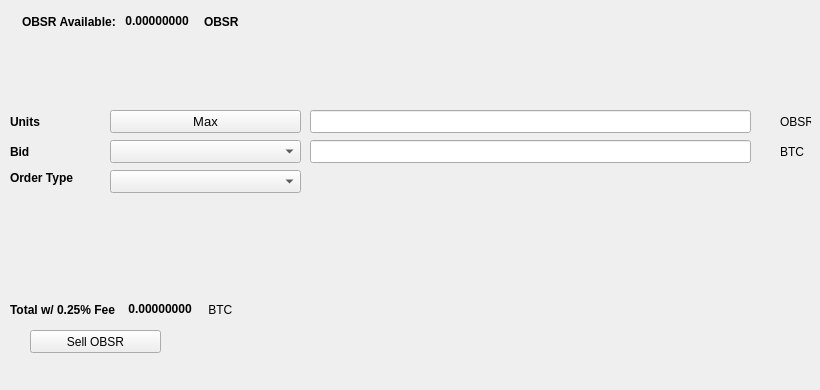
   <widget class="QWidget" name="SellTab">
    <attribute name="title">
     <string>Sell</string>
    </attribute>
    <widget class="QLabel" name="label_16">
     <property name="geometry">
      <rect>
       <x>780</x>
       <y>140</y>
       <width>31</width>
       <height>23</height>
      </rect>
     </property>
     <property name="text">
      <string>BTC</string>
     </property>
    </widget>
    <widget class="QComboBox" name="SellBidcomboBox">
     <property name="geometry">
      <rect>
       <x>110</x>
       <y>140</y>
       <width>191</width>
       <height>23</height>
      </rect>
     </property>
     <property name="font">
      <font>
       <pointsize>10</pointsize>
      </font>
     </property>
    </widget>
    <widget class="QLabel" name="label_18">
     <property name="geometry">
      <rect>
       <x>10</x>
       <y>110</y>
       <width>46</width>
       <height>23</height>
      </rect>
     </property>
     <property name="font">
      <font>
       <weight>75</weight>
       <bold>true</bold>
      </font>
     </property>
     <property name="text">
      <string>Units</string>
     </property>
    </widget>
    <widget class="QPushButton" name="Sell_Max_Amount">
     <property name="geometry">
      <rect>
       <x>110</x>
       <y>110</y>
       <width>191</width>
       <height>23</height>
      </rect>
     </property>
     <property name="font">
      <font>
       <pointsize>10</pointsize>
      </font>
     </property>
     <property name="text">
      <string>Max</string>
     </property>
    </widget>
    <widget class="QLabel" name="label_20">
     <property name="geometry">
      <rect>
       <x>10</x>
       <y>170</y>
       <width>91</width>
       <height>16</height>
      </rect>
     </property>
     <property name="font">
      <font>
       <weight>75</weight>
       <bold>true</bold>
      </font>
     </property>
     <property name="text">
      <string>Order Type</string>
     </property>
    </widget>
    <widget class="QComboBox" name="SellOrdertypeCombo">
     <property name="geometry">
      <rect>
       <x>110</x>
       <y>170</y>
       <width>191</width>
       <height>23</height>
      </rect>
     </property>
     <property name="font">
      <font>
       <pointsize>10</pointsize>
      </font>
     </property>
    </widget>
    <widget class="QLabel" name="label_21">
     <property name="geometry">
      <rect>
       <x>10</x>
       <y>140</y>
       <width>46</width>
       <height>23</height>
      </rect>
     </property>
     <property name="font">
      <font>
       <weight>75</weight>
       <bold>true</bold>
      </font>
     </property>
     <property name="text">
      <string>Bid</string>
     </property>
    </widget>
    <widget class="QLabel" name="label_22">
     <property name="geometry">
      <rect>
       <x>780</x>
       <y>110</y>
       <width>31</width>
       <height>23</height>
      </rect>
     </property>
     <property name="text">
      <string>OBSR</string>
     </property>
    </widget>
    <widget class="QLineEdit" name="UnitsInputOBSR">
     <property name="geometry">
      <rect>
       <x>310</x>
       <y>110</y>
       <width>441</width>
       <height>23</height>
      </rect>
     </property>
     <property name="font">
      <font>
       <pointsize>9</pointsize>
       <weight>75</weight>
       <bold>true</bold>
      </font>
     </property>
    </widget>
    <widget class="QLineEdit" name="SellBidPriceEdit">
     <property name="geometry">
      <rect>
       <x>310</x>
       <y>140</y>
       <width>441</width>
       <height>23</height>
      </rect>
     </property>
     <property name="font">
      <font>
       <pointsize>9</pointsize>
       <weight>75</weight>
       <bold>true</bold>
      </font>
     </property>
    </widget>
    <widget class="QPushButton" name="SellOBSRBTN">
     <property name="geometry">
      <rect>
       <x>30</x>
       <y>330</y>
       <width>131</width>
       <height>23</height>
      </rect>
     </property>
     <property name="text">
      <string>Sell OBSR</string>
     </property>
     <property name="icon">
      <iconset resource="../obsr">
       <normaloff>:/icons/bitcoin</normaloff>:/icons/bitcoin</iconset>
     </property>
    </widget>
    <widget class="QWidget" name="layoutWidget3">
     <property name="geometry">
      <rect>
       <x>22</x>
       <y>12</y>
       <width>258</width>
       <height>19</height>
      </rect>
     </property>
     <layout class="QHBoxLayout" name="horizontalLayout">
      <item>
       <widget class="QLabel" name="label232_2">
        <property name="font">
         <font>
          <weight>75</weight>
          <bold>true</bold>
         </font>
        </property>
        <property name="text">
         <string>OBSR Available:</string>
        </property>
       </widget>
      </item>
      <item>
       <widget class="QLabel" name="OBSRAvailableLabel">
        <property name="palette">
         <palette>
          <active>
           <colorrole role="WindowText">
            <brush brushstyle="SolidPattern">
             <color alpha="255">
              <red>0</red>
              <green>0</green>
              <blue>0</blue>
             </color>
            </brush>
           </colorrole>
           <colorrole role="Button">
            <brush brushstyle="SolidPattern">
             <color alpha="255">
              <red>0</red>
              <green>170</green>
              <blue>0</blue>
             </color>
            </brush>
           </colorrole>
           <colorrole role="Light">
            <brush brushstyle="SolidPattern">
             <color alpha="255">
              <red>0</red>
              <green>255</green>
              <blue>0</blue>
             </color>
            </brush>
           </colorrole>
           <colorrole role="Midlight">
            <brush brushstyle="SolidPattern">
             <color alpha="255">
              <red>0</red>
              <green>212</green>
              <blue>0</blue>
             </color>
            </brush>
           </colorrole>
           <colorrole role="Dark">
            <brush brushstyle="SolidPattern">
             <color alpha="255">
              <red>0</red>
              <green>85</green>
              <blue>0</blue>
             </color>
            </brush>
           </colorrole>
           <colorrole role="Mid">
            <brush brushstyle="SolidPattern">
             <color alpha="255">
              <red>0</red>
              <green>113</green>
              <blue>0</blue>
             </color>
            </brush>
           </colorrole>
           <colorrole role="Text">
            <brush brushstyle="SolidPattern">
             <color alpha="255">
              <red>0</red>
              <green>170</green>
              <blue>0</blue>
             </color>
            </brush>
           </colorrole>
           <colorrole role="BrightText">
            <brush brushstyle="SolidPattern">
             <color alpha="255">
              <red>255</red>
              <green>255</green>
              <blue>255</blue>
             </color>
            </brush>
           </colorrole>
           <colorrole role="ButtonText">
            <brush brushstyle="SolidPattern">
             <color alpha="255">
              <red>0</red>
              <green>0</green>
              <blue>0</blue>
             </color>
            </brush>
           </colorrole>
           <colorrole role="Base">
            <brush brushstyle="SolidPattern">
             <color alpha="255">
              <red>255</red>
              <green>255</green>
              <blue>255</blue>
             </color>
            </brush>
           </colorrole>
           <colorrole role="Window">
            <brush brushstyle="SolidPattern">
             <color alpha="255">
              <red>0</red>
              <green>170</green>
              <blue>0</blue>
             </color>
            </brush>
           </colorrole>
           <colorrole role="Shadow">
            <brush brushstyle="SolidPattern">
             <color alpha="255">
              <red>0</red>
              <green>0</green>
              <blue>0</blue>
             </color>
            </brush>
           </colorrole>
           <colorrole role="AlternateBase">
            <brush brushstyle="SolidPattern">
             <color alpha="255">
              <red>127</red>
              <green>212</green>
              <blue>127</blue>
             </color>
            </brush>
           </colorrole>
           <colorrole role="ToolTipBase">
            <brush brushstyle="SolidPattern">
             <color alpha="255">
              <red>255</red>
              <green>255</green>
              <blue>220</blue>
             </color>
            </brush>
           </colorrole>
           <colorrole role="ToolTipText">
            <brush brushstyle="SolidPattern">
             <color alpha="255">
              <red>0</red>
              <green>0</green>
              <blue>0</blue>
             </color>
            </brush>
           </colorrole>
          </active>
          <inactive>
           <colorrole role="WindowText">
            <brush brushstyle="SolidPattern">
             <color alpha="255">
              <red>0</red>
              <green>0</green>
              <blue>0</blue>
             </color>
            </brush>
           </colorrole>
           <colorrole role="Button">
            <brush brushstyle="SolidPattern">
             <color alpha="255">
              <red>0</red>
              <green>170</green>
              <blue>0</blue>
             </color>
            </brush>
           </colorrole>
           <colorrole role="Light">
            <brush brushstyle="SolidPattern">
             <color alpha="255">
              <red>0</red>
              <green>255</green>
              <blue>0</blue>
             </color>
            </brush>
           </colorrole>
           <colorrole role="Midlight">
            <brush brushstyle="SolidPattern">
             <color alpha="255">
              <red>0</red>
              <green>212</green>
              <blue>0</blue>
             </color>
            </brush>
           </colorrole>
           <colorrole role="Dark">
            <brush brushstyle="SolidPattern">
             <color alpha="255">
              <red>0</red>
              <green>85</green>
              <blue>0</blue>
             </color>
            </brush>
           </colorrole>
           <colorrole role="Mid">
            <brush brushstyle="SolidPattern">
             <color alpha="255">
              <red>0</red>
              <green>113</green>
              <blue>0</blue>
             </color>
            </brush>
           </colorrole>
           <colorrole role="Text">
            <brush brushstyle="SolidPattern">
             <color alpha="255">
              <red>0</red>
              <green>170</green>
              <blue>0</blue>
             </color>
            </brush>
           </colorrole>
           <colorrole role="BrightText">
            <brush brushstyle="SolidPattern">
             <color alpha="255">
              <red>255</red>
              <green>255</green>
              <blue>255</blue>
             </color>
            </brush>
           </colorrole>
           <colorrole role="ButtonText">
            <brush brushstyle="SolidPattern">
             <color alpha="255">
              <red>0</red>
              <green>0</green>
              <blue>0</blue>
             </color>
            </brush>
           </colorrole>
           <colorrole role="Base">
            <brush brushstyle="SolidPattern">
             <color alpha="255">
              <red>255</red>
              <green>255</green>
              <blue>255</blue>
             </color>
            </brush>
           </colorrole>
           <colorrole role="Window">
            <brush brushstyle="SolidPattern">
             <color alpha="255">
              <red>0</red>
              <green>170</green>
              <blue>0</blue>
             </color>
            </brush>
           </colorrole>
           <colorrole role="Shadow">
            <brush brushstyle="SolidPattern">
             <color alpha="255">
              <red>0</red>
              <green>0</green>
              <blue>0</blue>
             </color>
            </brush>
           </colorrole>
           <colorrole role="AlternateBase">
            <brush brushstyle="SolidPattern">
             <color alpha="255">
              <red>127</red>
              <green>212</green>
              <blue>127</blue>
             </color>
            </brush>
           </colorrole>
           <colorrole role="ToolTipBase">
            <brush brushstyle="SolidPattern">
             <color alpha="255">
              <red>255</red>
              <green>255</green>
              <blue>220</blue>
             </color>
            </brush>
           </colorrole>
           <colorrole role="ToolTipText">
            <brush brushstyle="SolidPattern">
             <color alpha="255">
              <red>0</red>
              <green>0</green>
              <blue>0</blue>
             </color>
            </brush>
           </colorrole>
          </inactive>
          <disabled>
           <colorrole role="WindowText">
            <brush brushstyle="SolidPattern">
             <color alpha="255">
              <red>0</red>
              <green>85</green>
              <blue>0</blue>
             </color>
            </brush>
           </colorrole>
           <colorrole role="Button">
            <brush brushstyle="SolidPattern">
             <color alpha="255">
              <red>0</red>
              <green>170</green>
              <blue>0</blue>
             </color>
            </brush>
           </colorrole>
           <colorrole role="Light">
            <brush brushstyle="SolidPattern">
             <color alpha="255">
              <red>0</red>
              <green>255</green>
              <blue>0</blue>
             </color>
            </brush>
           </colorrole>
           <colorrole role="Midlight">
            <brush brushstyle="SolidPattern">
             <color alpha="255">
              <red>0</red>
              <green>212</green>
              <blue>0</blue>
             </color>
            </brush>
           </colorrole>
           <colorrole role="Dark">
            <brush brushstyle="SolidPattern">
             <color alpha="255">
              <red>0</red>
              <green>85</green>
              <blue>0</blue>
             </color>
            </brush>
           </colorrole>
           <colorrole role="Mid">
            <brush brushstyle="SolidPattern">
             <color alpha="255">
              <red>0</red>
              <green>113</green>
              <blue>0</blue>
             </color>
            </brush>
           </colorrole>
           <colorrole role="Text">
            <brush brushstyle="SolidPattern">
             <color alpha="255">
              <red>0</red>
              <green>85</green>
              <blue>0</blue>
             </color>
            </brush>
           </colorrole>
           <colorrole role="BrightText">
            <brush brushstyle="SolidPattern">
             <color alpha="255">
              <red>255</red>
              <green>255</green>
              <blue>255</blue>
             </color>
            </brush>
           </colorrole>
           <colorrole role="ButtonText">
            <brush brushstyle="SolidPattern">
             <color alpha="255">
              <red>0</red>
              <green>85</green>
              <blue>0</blue>
             </color>
            </brush>
           </colorrole>
           <colorrole role="Base">
            <brush brushstyle="SolidPattern">
             <color alpha="255">
              <red>0</red>
              <green>170</green>
              <blue>0</blue>
             </color>
            </brush>
           </colorrole>
           <colorrole role="Window">
            <brush brushstyle="SolidPattern">
             <color alpha="255">
              <red>0</red>
              <green>170</green>
              <blue>0</blue>
             </color>
            </brush>
           </colorrole>
           <colorrole role="Shadow">
            <brush brushstyle="SolidPattern">
             <color alpha="255">
              <red>0</red>
              <green>0</green>
              <blue>0</blue>
             </color>
            </brush>
           </colorrole>
           <colorrole role="AlternateBase">
            <brush brushstyle="SolidPattern">
             <color alpha="255">
              <red>0</red>
              <green>170</green>
              <blue>0</blue>
             </color>
            </brush>
           </colorrole>
           <colorrole role="ToolTipBase">
            <brush brushstyle="SolidPattern">
             <color alpha="255">
              <red>255</red>
              <green>255</green>
              <blue>220</blue>
             </color>
            </brush>
           </colorrole>
           <colorrole role="ToolTipText">
            <brush brushstyle="SolidPattern">
             <color alpha="255">
              <red>0</red>
              <green>0</green>
              <blue>0</blue>
             </color>
            </brush>
           </colorrole>
          </disabled>
         </palette>
        </property>
        <property name="font">
         <font>
          <weight>75</weight>
          <bold>true</bold>
         </font>
        </property>
        <property name="text">
         <string> 0.00000000 </string>
        </property>
        <property name="textInteractionFlags">
         <set>Qt::LinksAccessibleByMouse|Qt::TextSelectableByKeyboard|Qt::TextSelectableByMouse</set>
        </property>
       </widget>
      </item>
      <item>
       <widget class="QLabel" name="labelOBSR">
        <property name="font">
         <font>
          <weight>75</weight>
          <bold>true</bold>
         </font>
        </property>
        <property name="text">
         <string>OBSR</string>
        </property>
       </widget>
      </item>
     </layout>
    </widget>
    <widget class="QWidget" name="layoutWidget">
     <property name="geometry">
      <rect>
       <x>10</x>
       <y>300</y>
       <width>268</width>
       <height>19</height>
      </rect>
     </property>
     <layout class="QHBoxLayout" name="horizontalLayout_2">
      <item>
       <widget class="QLabel" name="label_19">
        <property name="font">
         <font>
          <weight>75</weight>
          <bold>true</bold>
         </font>
        </property>
        <property name="text">
         <string>Total w/ 0.25% Fee </string>
        </property>
       </widget>
      </item>
      <item>
       <widget class="QLabel" name="SellCostLabel">
        <property name="palette">
         <palette>
          <active>
           <colorrole role="WindowText">
            <brush brushstyle="SolidPattern">
             <color alpha="255">
              <red>0</red>
              <green>0</green>
              <blue>0</blue>
             </color>
            </brush>
           </colorrole>
           <colorrole role="Button">
            <brush brushstyle="SolidPattern">
             <color alpha="255">
              <red>0</red>
              <green>170</green>
              <blue>0</blue>
             </color>
            </brush>
           </colorrole>
           <colorrole role="Light">
            <brush brushstyle="SolidPattern">
             <color alpha="255">
              <red>0</red>
              <green>255</green>
              <blue>0</blue>
             </color>
            </brush>
           </colorrole>
           <colorrole role="Midlight">
            <brush brushstyle="SolidPattern">
             <color alpha="255">
              <red>0</red>
              <green>212</green>
              <blue>0</blue>
             </color>
            </brush>
           </colorrole>
           <colorrole role="Dark">
            <brush brushstyle="SolidPattern">
             <color alpha="255">
              <red>0</red>
              <green>85</green>
              <blue>0</blue>
             </color>
            </brush>
           </colorrole>
           <colorrole role="Mid">
            <brush brushstyle="SolidPattern">
             <color alpha="255">
              <red>0</red>
              <green>113</green>
              <blue>0</blue>
             </color>
            </brush>
           </colorrole>
           <colorrole role="Text">
            <brush brushstyle="SolidPattern">
             <color alpha="255">
              <red>0</red>
              <green>170</green>
              <blue>0</blue>
             </color>
            </brush>
           </colorrole>
           <colorrole role="BrightText">
            <brush brushstyle="SolidPattern">
             <color alpha="255">
              <red>255</red>
              <green>255</green>
              <blue>255</blue>
             </color>
            </brush>
           </colorrole>
           <colorrole role="ButtonText">
            <brush brushstyle="SolidPattern">
             <color alpha="255">
              <red>0</red>
              <green>0</green>
              <blue>0</blue>
             </color>
            </brush>
           </colorrole>
           <colorrole role="Base">
            <brush brushstyle="SolidPattern">
             <color alpha="255">
              <red>255</red>
              <green>255</green>
              <blue>255</blue>
             </color>
            </brush>
           </colorrole>
           <colorrole role="Window">
            <brush brushstyle="SolidPattern">
             <color alpha="255">
              <red>0</red>
              <green>170</green>
              <blue>0</blue>
             </color>
            </brush>
           </colorrole>
           <colorrole role="Shadow">
            <brush brushstyle="SolidPattern">
             <color alpha="255">
              <red>0</red>
              <green>0</green>
              <blue>0</blue>
             </color>
            </brush>
           </colorrole>
           <colorrole role="AlternateBase">
            <brush brushstyle="SolidPattern">
             <color alpha="255">
              <red>127</red>
              <green>212</green>
              <blue>127</blue>
             </color>
            </brush>
           </colorrole>
           <colorrole role="ToolTipBase">
            <brush brushstyle="SolidPattern">
             <color alpha="255">
              <red>255</red>
              <green>255</green>
              <blue>220</blue>
             </color>
            </brush>
           </colorrole>
           <colorrole role="ToolTipText">
            <brush brushstyle="SolidPattern">
             <color alpha="255">
              <red>0</red>
              <green>0</green>
              <blue>0</blue>
             </color>
            </brush>
           </colorrole>
          </active>
          <inactive>
           <colorrole role="WindowText">
            <brush brushstyle="SolidPattern">
             <color alpha="255">
              <red>0</red>
              <green>0</green>
              <blue>0</blue>
             </color>
            </brush>
           </colorrole>
           <colorrole role="Button">
            <brush brushstyle="SolidPattern">
             <color alpha="255">
              <red>0</red>
              <green>170</green>
              <blue>0</blue>
             </color>
            </brush>
           </colorrole>
           <colorrole role="Light">
            <brush brushstyle="SolidPattern">
             <color alpha="255">
              <red>0</red>
              <green>255</green>
              <blue>0</blue>
             </color>
            </brush>
           </colorrole>
           <colorrole role="Midlight">
            <brush brushstyle="SolidPattern">
             <color alpha="255">
              <red>0</red>
              <green>212</green>
              <blue>0</blue>
             </color>
            </brush>
           </colorrole>
           <colorrole role="Dark">
            <brush brushstyle="SolidPattern">
             <color alpha="255">
              <red>0</red>
              <green>85</green>
              <blue>0</blue>
             </color>
            </brush>
           </colorrole>
           <colorrole role="Mid">
            <brush brushstyle="SolidPattern">
             <color alpha="255">
              <red>0</red>
              <green>113</green>
              <blue>0</blue>
             </color>
            </brush>
           </colorrole>
           <colorrole role="Text">
            <brush brushstyle="SolidPattern">
             <color alpha="255">
              <red>0</red>
              <green>170</green>
              <blue>0</blue>
             </color>
            </brush>
           </colorrole>
           <colorrole role="BrightText">
            <brush brushstyle="SolidPattern">
             <color alpha="255">
              <red>255</red>
              <green>255</green>
              <blue>255</blue>
             </color>
            </brush>
           </colorrole>
           <colorrole role="ButtonText">
            <brush brushstyle="SolidPattern">
             <color alpha="255">
              <red>0</red>
              <green>0</green>
              <blue>0</blue>
             </color>
            </brush>
           </colorrole>
           <colorrole role="Base">
            <brush brushstyle="SolidPattern">
             <color alpha="255">
              <red>255</red>
              <green>255</green>
              <blue>255</blue>
             </color>
            </brush>
           </colorrole>
           <colorrole role="Window">
            <brush brushstyle="SolidPattern">
             <color alpha="255">
              <red>0</red>
              <green>170</green>
              <blue>0</blue>
             </color>
            </brush>
           </colorrole>
           <colorrole role="Shadow">
            <brush brushstyle="SolidPattern">
             <color alpha="255">
              <red>0</red>
              <green>0</green>
              <blue>0</blue>
             </color>
            </brush>
           </colorrole>
           <colorrole role="AlternateBase">
            <brush brushstyle="SolidPattern">
             <color alpha="255">
              <red>127</red>
              <green>212</green>
              <blue>127</blue>
             </color>
            </brush>
           </colorrole>
           <colorrole role="ToolTipBase">
            <brush brushstyle="SolidPattern">
             <color alpha="255">
              <red>255</red>
              <green>255</green>
              <blue>220</blue>
             </color>
            </brush>
           </colorrole>
           <colorrole role="ToolTipText">
            <brush brushstyle="SolidPattern">
             <color alpha="255">
              <red>0</red>
              <green>0</green>
              <blue>0</blue>
             </color>
            </brush>
           </colorrole>
          </inactive>
          <disabled>
           <colorrole role="WindowText">
            <brush brushstyle="SolidPattern">
             <color alpha="255">
              <red>0</red>
              <green>85</green>
              <blue>0</blue>
             </color>
            </brush>
           </colorrole>
           <colorrole role="Button">
            <brush brushstyle="SolidPattern">
             <color alpha="255">
              <red>0</red>
              <green>170</green>
              <blue>0</blue>
             </color>
            </brush>
           </colorrole>
           <colorrole role="Light">
            <brush brushstyle="SolidPattern">
             <color alpha="255">
              <red>0</red>
              <green>255</green>
              <blue>0</blue>
             </color>
            </brush>
           </colorrole>
           <colorrole role="Midlight">
            <brush brushstyle="SolidPattern">
             <color alpha="255">
              <red>0</red>
              <green>212</green>
              <blue>0</blue>
             </color>
            </brush>
           </colorrole>
           <colorrole role="Dark">
            <brush brushstyle="SolidPattern">
             <color alpha="255">
              <red>0</red>
              <green>85</green>
              <blue>0</blue>
             </color>
            </brush>
           </colorrole>
           <colorrole role="Mid">
            <brush brushstyle="SolidPattern">
             <color alpha="255">
              <red>0</red>
              <green>113</green>
              <blue>0</blue>
             </color>
            </brush>
           </colorrole>
           <colorrole role="Text">
            <brush brushstyle="SolidPattern">
             <color alpha="255">
              <red>0</red>
              <green>85</green>
              <blue>0</blue>
             </color>
            </brush>
           </colorrole>
           <colorrole role="BrightText">
            <brush brushstyle="SolidPattern">
             <color alpha="255">
              <red>255</red>
              <green>255</green>
              <blue>255</blue>
             </color>
            </brush>
           </colorrole>
           <colorrole role="ButtonText">
            <brush brushstyle="SolidPattern">
             <color alpha="255">
              <red>0</red>
              <green>85</green>
              <blue>0</blue>
             </color>
            </brush>
           </colorrole>
           <colorrole role="Base">
            <brush brushstyle="SolidPattern">
             <color alpha="255">
              <red>0</red>
              <green>170</green>
              <blue>0</blue>
             </color>
            </brush>
           </colorrole>
           <colorrole role="Window">
            <brush brushstyle="SolidPattern">
             <color alpha="255">
              <red>0</red>
              <green>170</green>
              <blue>0</blue>
             </color>
            </brush>
           </colorrole>
           <colorrole role="Shadow">
            <brush brushstyle="SolidPattern">
             <color alpha="255">
              <red>0</red>
              <green>0</green>
              <blue>0</blue>
             </color>
            </brush>
           </colorrole>
           <colorrole role="AlternateBase">
            <brush brushstyle="SolidPattern">
             <color alpha="255">
              <red>0</red>
              <green>170</green>
              <blue>0</blue>
             </color>
            </brush>
           </colorrole>
           <colorrole role="ToolTipBase">
            <brush brushstyle="SolidPattern">
             <color alpha="255">
              <red>255</red>
              <green>255</green>
              <blue>220</blue>
             </color>
            </brush>
           </colorrole>
           <colorrole role="ToolTipText">
            <brush brushstyle="SolidPattern">
             <color alpha="255">
              <red>0</red>
              <green>0</green>
              <blue>0</blue>
             </color>
            </brush>
           </colorrole>
          </disabled>
         </palette>
        </property>
        <property name="font">
         <font>
          <weight>75</weight>
          <bold>true</bold>
         </font>
        </property>
        <property name="autoFillBackground">
         <bool>false</bool>
        </property>
        <property name="text">
         <string> 0.00000000</string>
        </property>
        <property name="textInteractionFlags">
         <set>Qt::LinksAccessibleByMouse|Qt::TextSelectableByMouse</set>
        </property>
       </widget>
      </item>
      <item>
       <widget class="QLabel" name="label_17">
        <property name="font">
         <font>
          <weight>50</weight>
          <bold>false</bold>
         </font>
        </property>
        <property name="text">
         <string> BTC</string>
        </property>
       </widget>
      </item>
     </layout>
    </widget>
    <widget class="QLabel" name="label_23">
     <property name="geometry">
      <rect>
       <x>460</x>
       <y>300</y>
       <width>281</width>
       <height>81</height>
      </rect>
     </property>
     <property name="text">
      <string/>
     </property>
     <property name="pixmap">
      <pixmap>:/images/bittrex</pixmap>
     </property>
    </widget>
   </widget>
